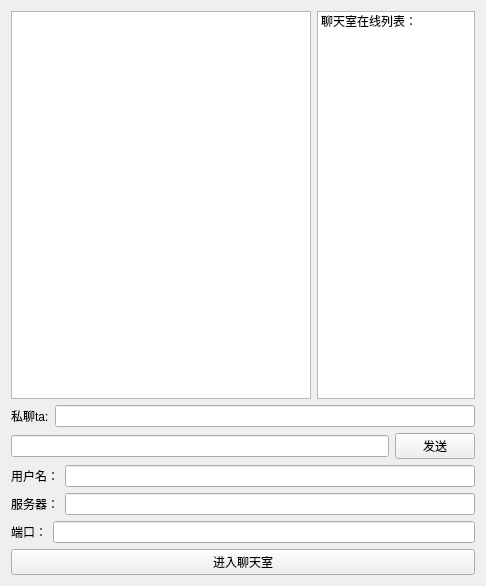
<?xml version="1.0" encoding="UTF-8"?>
<ui version="4.0">
 <class>MainWindow</class>
 <widget class="QMainWindow" name="MainWindow">
  <property name="geometry">
   <rect>
    <x>0</x>
    <y>0</y>
    <width>486</width>
    <height>586</height>
   </rect>
  </property>
  <property name="sizePolicy">
   <sizepolicy hsizetype="Expanding" vsizetype="Preferred">
    <horstretch>0</horstretch>
    <verstretch>0</verstretch>
   </sizepolicy>
  </property>
  <property name="windowTitle">
   <string>Client</string>
  </property>
  <widget class="QWidget" name="centralWidget">
   <layout class="QVBoxLayout" name="verticalLayout">
    <item>
     <layout class="QHBoxLayout" name="horizontalLayout_10">
      <item>
       <widget class="QListWidget" name="lwContent">
        <property name="minimumSize">
         <size>
          <width>300</width>
          <height>0</height>
         </size>
        </property>
        <property name="maximumSize">
         <size>
          <width>800</width>
          <height>16777215</height>
         </size>
        </property>
       </widget>
      </item>
      <item>
       <widget class="QListWidget" name="lwUsername">
        <item>
         <property name="text">
          <string>聊天室在线列表：</string>
         </property>
        </item>
       </widget>
      </item>
     </layout>
    </item>
    <item>
     <layout class="QHBoxLayout" name="horizontalLayout_12">
      <item>
       <widget class="QLabel" name="label">
        <property name="text">
         <string>私聊ta:</string>
        </property>
       </widget>
      </item>
      <item>
       <widget class="QLineEdit" name="lineEdit"/>
      </item>
     </layout>
    </item>
    <item>
     <layout class="QHBoxLayout" name="horizontalLayout_6">
      <item>
       <widget class="QLineEdit" name="lESend"/>
      </item>
      <item>
       <widget class="QPushButton" name="pbSend">
        <property name="text">
         <string>发送</string>
        </property>
       </widget>
      </item>
     </layout>
    </item>
    <item>
     <layout class="QHBoxLayout" name="horizontalLayout_7">
      <item>
       <widget class="QLabel" name="lUsername">
        <property name="sizePolicy">
         <sizepolicy hsizetype="Maximum" vsizetype="Maximum">
          <horstretch>0</horstretch>
          <verstretch>0</verstretch>
         </sizepolicy>
        </property>
        <property name="text">
         <string>用户名：</string>
        </property>
       </widget>
      </item>
      <item>
       <widget class="QLineEdit" name="lEUsername"/>
      </item>
     </layout>
    </item>
    <item>
     <layout class="QHBoxLayout" name="horizontalLayout_8">
      <item>
       <widget class="QLabel" name="lServerIP">
        <property name="sizePolicy">
         <sizepolicy hsizetype="Maximum" vsizetype="Maximum">
          <horstretch>0</horstretch>
          <verstretch>0</verstretch>
         </sizepolicy>
        </property>
        <property name="text">
         <string>服务器：</string>
        </property>
       </widget>
      </item>
      <item>
       <widget class="QLineEdit" name="lEServerIP"/>
      </item>
     </layout>
    </item>
    <item>
     <layout class="QHBoxLayout" name="horizontalLayout_9">
      <item>
       <widget class="QLabel" name="lPort">
        <property name="sizePolicy">
         <sizepolicy hsizetype="Maximum" vsizetype="Maximum">
          <horstretch>0</horstretch>
          <verstretch>0</verstretch>
         </sizepolicy>
        </property>
        <property name="text">
         <string>端口：</string>
        </property>
       </widget>
      </item>
      <item>
       <widget class="QLineEdit" name="lEport"/>
      </item>
     </layout>
    </item>
    <item>
     <widget class="QPushButton" name="pbEnter">
      <property name="sizePolicy">
       <sizepolicy hsizetype="Expanding" vsizetype="Maximum">
        <horstretch>0</horstretch>
        <verstretch>0</verstretch>
       </sizepolicy>
      </property>
      <property name="text">
       <string>进入聊天室</string>
      </property>
     </widget>
    </item>
   </layout>
  </widget>
 </widget>
 <layoutdefault spacing="6" margin="11"/>
 <resources/>
 <connections/>
</ui>
